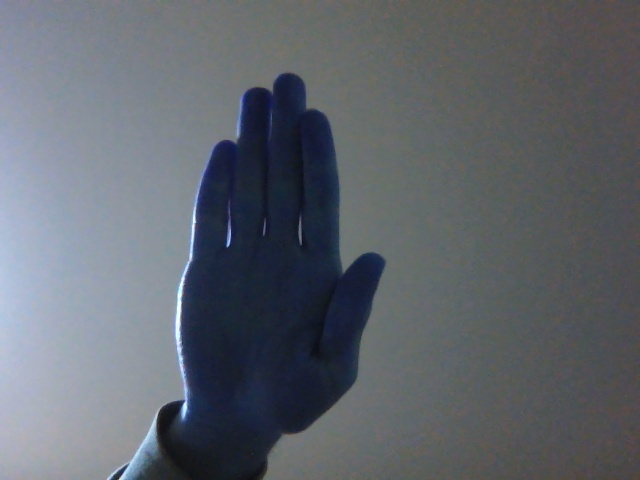
#> input picture data/paper_10.jpg, 640 x 480 px
$ python -i imagePreprocessing.py   (imports and definitions only)
#> lines starting #> are read from the running program, lines starting #| are printed output that depends on the picture
#> further down, picture is the input picture: shape (480, 640, 3); mean B, G, R 108.6, 101.1, 96.1
import cv2 as cv
import numpy as np

#grayscale, blur,
def simplifyImage(image, finalResolution=512):
#> called with finalResolution = 512
    image = cv.resize(image, (finalResolution, finalResolution))
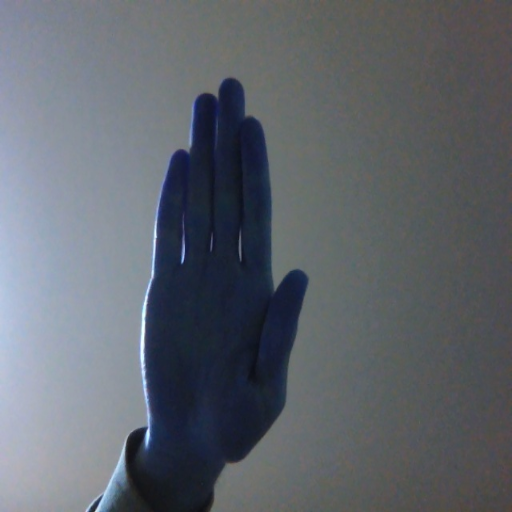
#> image: shape (512, 512, 3); mean of channels 0, 1, 2 108.5, 101, 96; drawn as B, G, R
    kernel = np.ones((5, 5), np.uint8)

    gray = cv.cvtColor(image, cv.COLOR_BGR2GRAY)
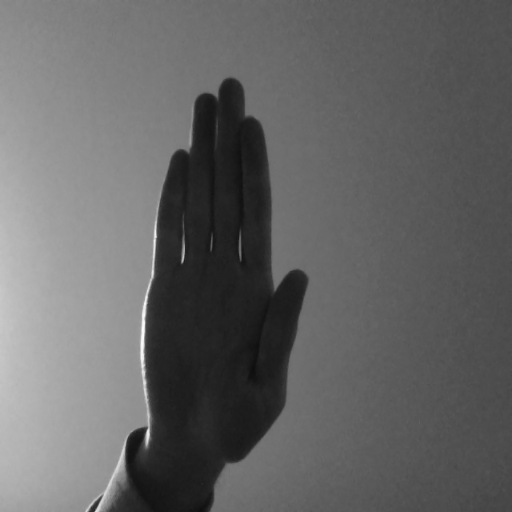
#> gray: shape (512, 512); min 14, max 250, mean 100.4
    blurred = cv.GaussianBlur(gray, (5, 5), 0)

    closed = cv.morphologyEx(blurred, cv.MORPH_CLOSE, kernel)
    opened = cv.morphologyEx(closed, cv.MORPH_OPEN, kernel)
    resized = cv.resize(opened, (finalResolution, finalResolution))

    return resized

def laplacianImage(image, finalResolution=512):
    simplifyImage(image, finalResolution)
    laplacian = cv.Laplacian(image, cv.CV_32F, ksize = 3)
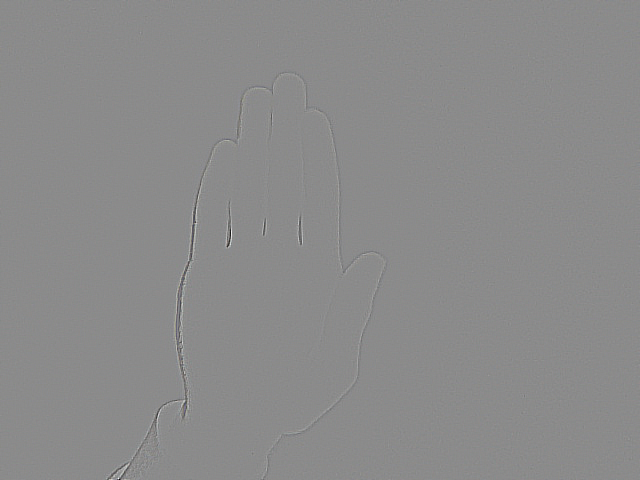
#> laplacian: shape (480, 640, 3) float32; mean B, G, R 0, 0, 0; drawn with min black and max white
    abs = np.absolute(laplacian)
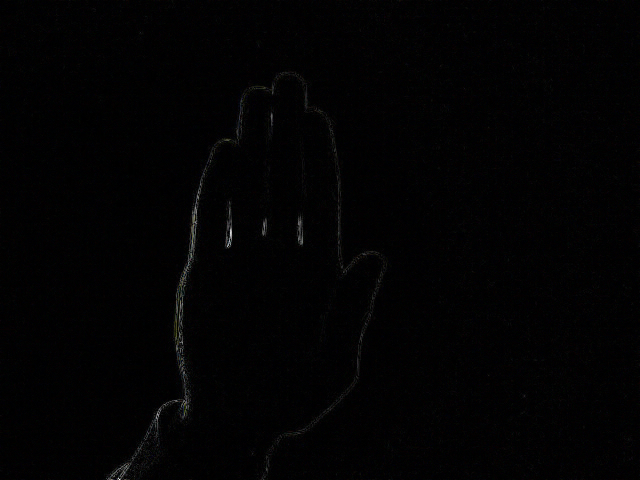
#> abs: shape (480, 640, 3) float32; mean B, G, R 9.1, 7.5, 8.4; drawn with min black and max white
    display = np.uint8(abs)
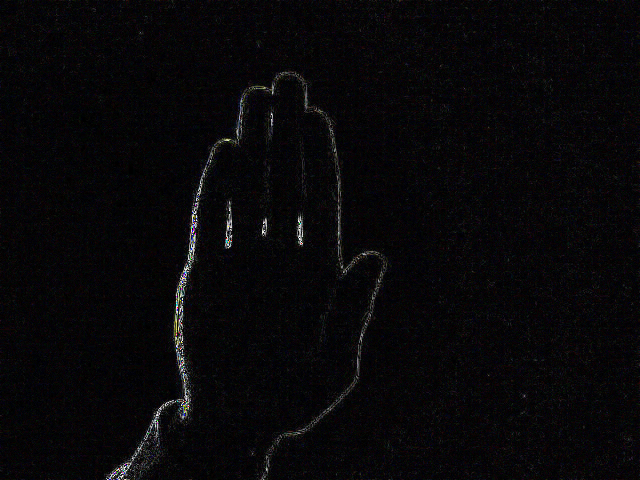
#> display: shape (480, 640, 3); mean B, G, R 8.9, 7.3, 8.2
    resized = cv.resize(display, (finalResolution, finalResolution))
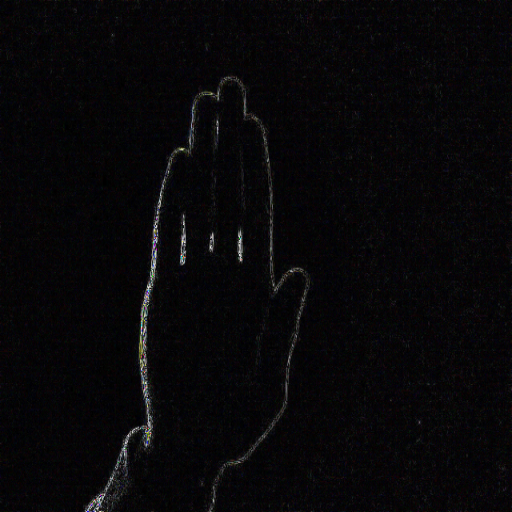
#> resized: shape (512, 512, 3); mean B, G, R 8.8, 7.1, 8
    return resized

def formatImage(image, finalResolution=512):
    image = cv.resize(image, (finalResolution, finalResolution))
    openKernel = np.ones((3, 3), np.uint8)
    closeKernel = np.ones((7, 7), np.uint8)
    gray = cv.cvtColor(image, cv.COLOR_BGR2GRAY)
    #blurred = cv.GaussianBlur(gray, (3,3), 0)
    treshold = cv.adaptiveThreshold(gray, 255, cv.ADAPTIVE_THRESH_GAUSSIAN_C, cv.THRESH_BINARY_INV, 11, 3)
    #blurred = cv.GaussianBlur(treshold, (3,3), 0)
    opened = cv.morphologyEx(treshold, cv.MORPH_OPEN, openKernel)
    closed = cv.morphologyEx(opened, cv.MORPH_CLOSE, closeKernel)
    resized = cv.resize(closed, (finalResolution, finalResolution))

    return resized

>>> import cv2
>>> picture = cv2.imread('data/paper_10.jpg')
>>> result = laplacianImage(picture)

$ run again, on data/paper_14.jpg
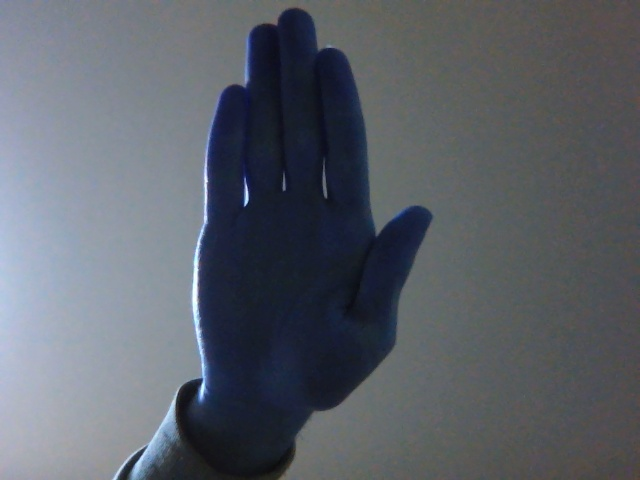
#> input picture data/paper_14.jpg, 640 x 480 px
#> picture is the input picture: shape (480, 640, 3); mean B, G, R 105, 96.7, 91.7
#> in laplacianImage, `display = np.uint8(abs)`:
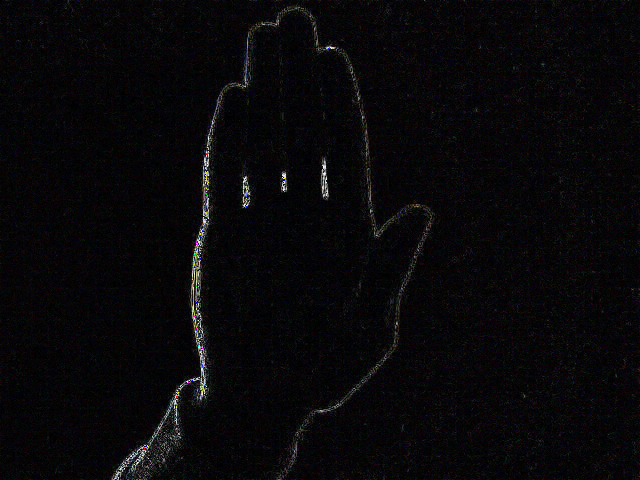
#> display: shape (480, 640, 3); mean B, G, R 9.2, 7.6, 8.4
#> in laplacianImage, `resized = cv.resize(display, (finalResolution, finalResolution))`:
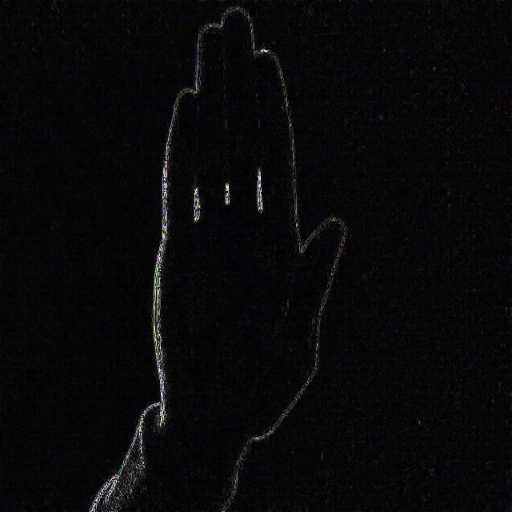
#> resized: shape (512, 512, 3); mean B, G, R 9.1, 7.5, 8.3

$ run again, on data/paper_2.jpg
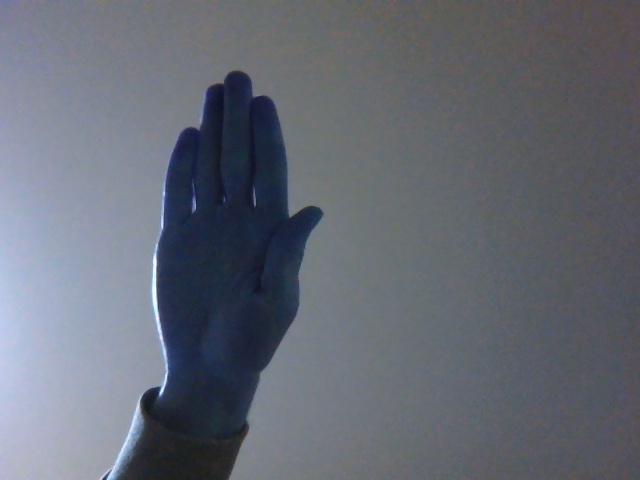
#> input picture data/paper_2.jpg, 640 x 480 px
#> picture is the input picture: shape (480, 640, 3); mean B, G, R 115.8, 105.7, 100.8
#> in laplacianImage, `abs = np.absolute(laplacian)`:
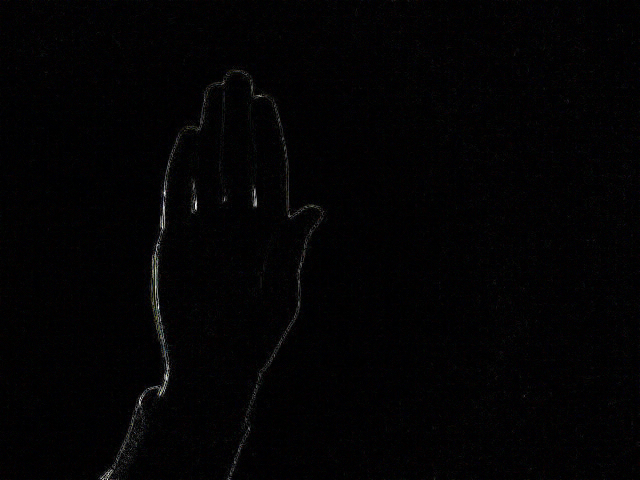
#> abs: shape (480, 640, 3) float32; mean B, G, R 8.9, 7.3, 8.2; drawn with min black and max white
#> in laplacianImage, `resized = cv.resize(display, (finalResolution, finalResolution))`:
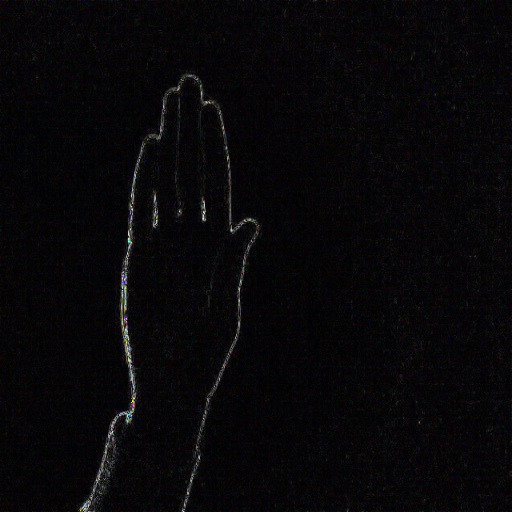
#> resized: shape (512, 512, 3); mean B, G, R 8.5, 6.9, 7.9

$ run again, on data/paper_6.jpg
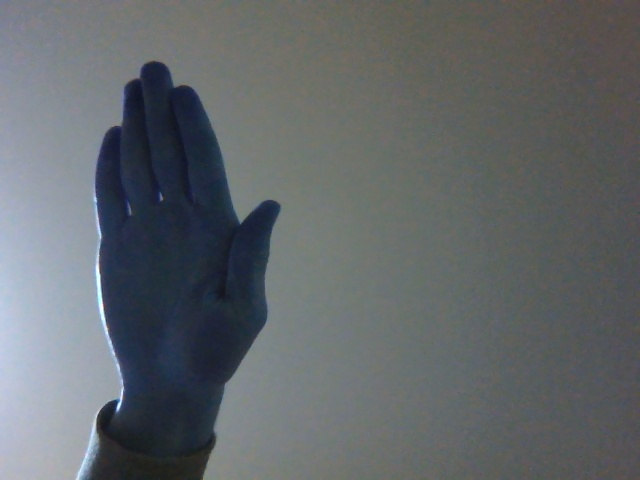
#> input picture data/paper_6.jpg, 640 x 480 px
#> picture is the input picture: shape (480, 640, 3); mean B, G, R 106.3, 103.2, 98.4
#> in laplacianImage, `abs = np.absolute(laplacian)`:
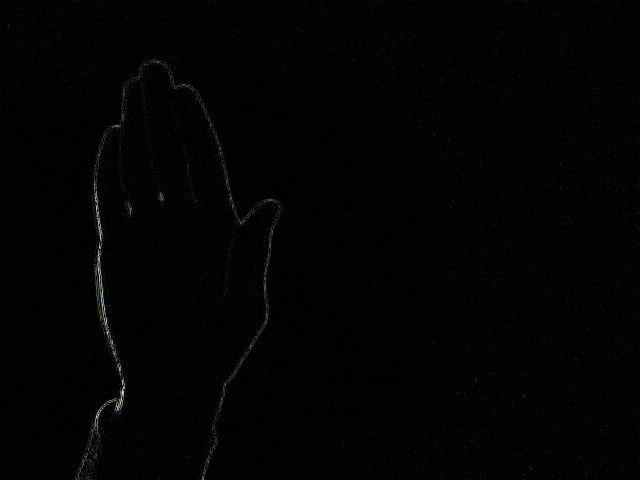
#> abs: shape (480, 640, 3) float32; mean B, G, R 8.9, 7.3, 8.2; drawn with min black and max white
#> in laplacianImage, `resized = cv.resize(display, (finalResolution, finalResolution))`:
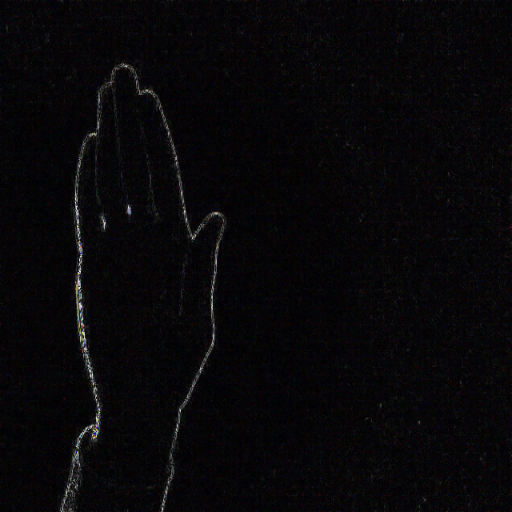
#> resized: shape (512, 512, 3); mean B, G, R 8.6, 6.9, 7.9
